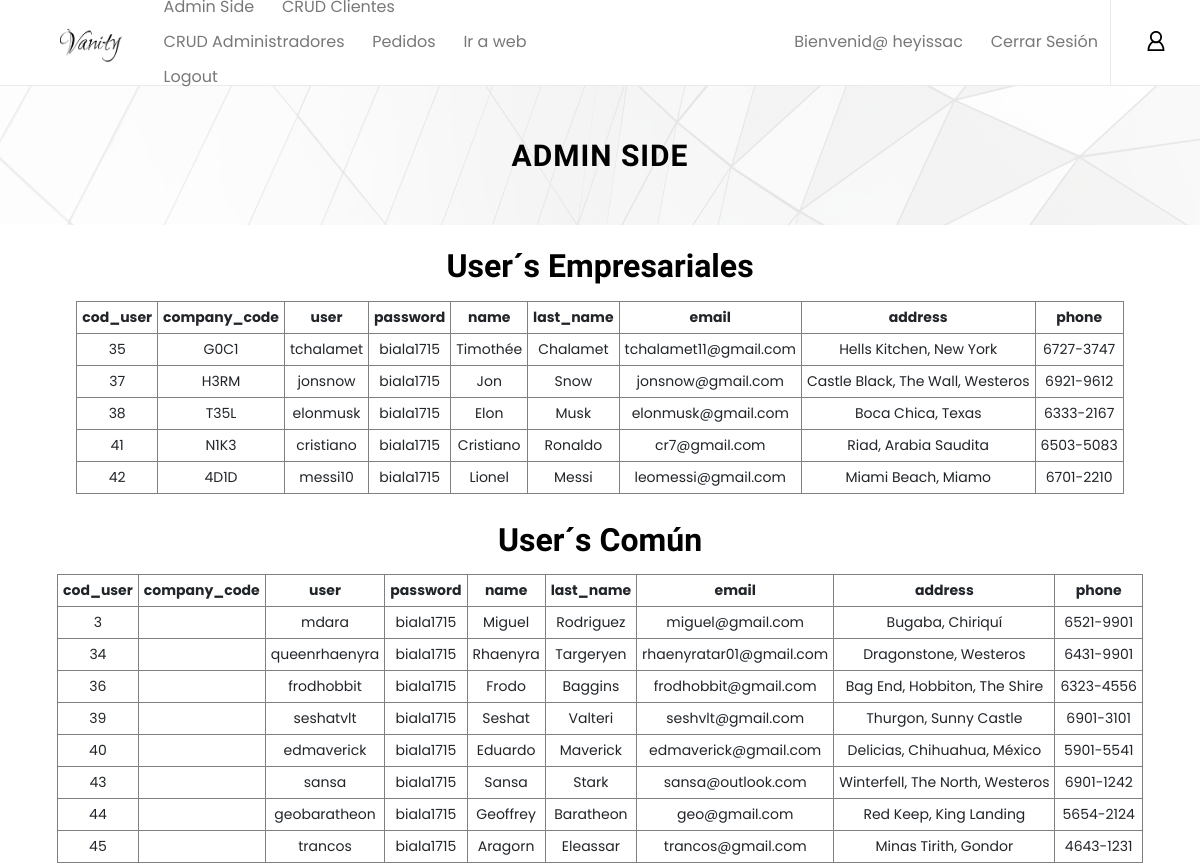
The page /admin-side.php (signed in) on the database its author committed.
### tables this page shows
CREATE TABLE `user` (
  `cod_user` int NOT NULL,
  `company_code` varchar(4) DEFAULT NULL,
  `user` varchar(25) NOT NULL,
  `password` varchar(255) NOT NULL,
  `name` varchar(15) NOT NULL,
  `last_name` varchar(15) NOT NULL,
  `email` varchar(255) NOT NULL,
  `address` varchar(255) NOT NULL,
  `phone` varchar(20) NOT NULL
);

### admin-side.php (the view, shortened to what this page needs)
<!DOCTYPE html>
<html lang="es">
<head>
    <?php
    require_once('dbconn.php');
    if (empty($_SESSION['user'])) {
        header("location: admin-login.php");
        exit;
    } else {
        $username = $_SESSION['user'];
    }
    ?>
    <link rel="stylesheet" href="assets/css/core-style.css">
    <link rel="stylesheet" href="assets/style.css">
</head>
<body>
    <header class="header_area">
        <div class="classy-nav-container breakpoint-off d-flex align-items-center justify-content-between">
            <nav class="classy-navbar" id="essenceNav">
                <a class="nav-brand" href="index.php"><img src="assets/img/core-img/logo.png" alt="" height="100px"
                        width="100px"></a>
                <div class="classy-menu">
                    <div class="classynav">
                        <ul>
                            <li><a href="admin-side.php">Admin Side</a></li>
                            <li><a href="crud-clientes.php">CRUD Clientes</a></li>
                            <li><a href="crud-admin.php">CRUD Administradores</a></li>
                            <li><a href="pedidos.php">Pedidos</a></li>
                            <li><a href="index.php">Ir a web</a></li>
                            <li><a href="logout-admin.php">Logout</a></li>
                        </ul>
                    </div>
                </div>
            </nav>
            <div class="header-meta d-flex clearfix justify-content-end">
                <?php
                if (isset($username)) {
                    ?>
                    <div class="classynav">
                        <ul>
                            <li><a href="#">Bienvenid@
                                    <?php echo "$username"; ?>
                                </a></li>
                            <li><a href="logout-admin.php">Cerrar Sesión</a></li>
                        </ul>
                    </div>
                    <?php
                }
                ?>
                <div class="user-login-info" id="userLoginInfo">
                    <a href="#"><img src="assets/img/core-img/user.svg" alt=""></a>
                </div>
            </div>
        </div>
    </header>
    <div class="breadcumb_area bg-img" style="background-image: url(assets/img/bg-img/breadcumb.jpg);">
        <div class="container h-100">
            <div class="row h-100 align-items-center">
                <div class="col-12">
                    <div class="page-title text-center">
                        <h2>Admin Side</h2>
                    </div>
                </div>
            </div>
        </div>
    </div>
    <?php
    global $dbconn;
    $sql = "SELECT * FROM user";
    $result = $dbconn->query($sql);
    $rowsWithCompanyCode = [];
    $rowsWithoutCompanyCode = [];
    if ($result->rowCount() > 0) {
        while ($row = $result->fetch(PDO::FETCH_ASSOC)) {
            if ($row['company_code'] !== null) {
                $rowsWithCompanyCode[] = $row;
            } else {
                $rowsWithoutCompanyCode[] = $row;
            }
        }
        echo "<br><div style='display: flex; justify-content:center;'><h2>User´s Empresariales</h2></div>";
        echo "<div style='display: flex; justify-content: center; text-aling: center; aling-items:center; padding: 5px;'>";
        echo "<table border='1' style='text-aling: center'>
            <tr>
                <th style='padding: 5px; text-align: center;'>cod_user</th>
                <th style='padding: 5px; text-align: center;'>company_code</th>
                <th style='padding: 5px; text-align: center;'>user</th>
                <th style='padding: 5px; text-align: center;'>password</th>
                <th style='padding: 5px; text-align: center;'>name</th>
                <th style='padding: 5px; text-align: center;'>last_name</th>
                <th style='padding: 5px; text-align: center;'>email</th>
                <th style='padding: 5px; text-align: center;'>address</th>
                <th style='padding: 5px; text-align: center;'>phone</th>
            </tr>";
        foreach ($rowsWithCompanyCode as $row) {
            echo "<tr>
                    <td style='padding: 5px; text-align: center;'>" . $row["cod_user"] . "</td>
                    <td style='padding: 5px; text-align: center;'>" . $row["company_code"] . "</td>
                    <td style='padding: 5px; text-align: center;'>" . $row["user"] . "</td>
                    <td style='padding: 5px; text-align: center;'>" . $row["password"] . "</td>
                    <td style='padding: 5px; text-align: center;'>" . $row["name"] . "</td>
                    <td style='padding: 5px; text-align: center;'>" . $row["last_name"] . "</td>
                    <td style='padding: 5px; text-align: center;'>" . $row["email"] . "</td>
                    <td style='padding: 5px; text-align: center;'>" . $row["address"] . "</td>
                    <td style='padding: 5px; text-align: center;'>" . $row["phone"] . "</td>
                </tr>";
        }
        echo "</table></div>";
        echo "<br><div style='display: flex; justify-content:center;'><h2>User´s Común</h2></div>";
        echo "<div style='display: flex; justify-content: center; text-aling: center; aling-items:center; padding: 5px;'>";
        echo "<table border='1'>
            <tr>
                <th style='padding: 5px; text-align: center;'>cod_user</th>
                <th style='padding: 5px; text-align: center;'>company_code</th>
                <th style='padding: 5px; text-align: center;'>user</th>
                <th style='padding: 5px; text-align: center;'>password</th>
                <th style='padding: 5px; text-align: center;'>name</th>
                <th style='padding: 5px; text-align: center;'>last_name</th>
                <th style='padding: 5px; text-align: center;'>email</th>
                <th style='padding: 5px; text-align: center;'>address</th>
                <th style='padding: 5px; text-align: center;'>phone</th>
            </tr>";
        foreach ($rowsWithoutCompanyCode as $row) {
            echo "<tr>
                    <td style='padding: 5px; text-align: center;'>" . $row["cod_user"] . "</td>
                    <td style='padding: 5px; text-align: center;'>" . $row["company_code"] . "</td>
                    <td style='padding: 5px; text-align: center;'>" . $row["user"] . "</td>
                    <td style='padding: 5px; text-align: center;'>" . $row["password"] . "</td>
                    <td style='padding: 5px; text-align: center;'>" . $row["name"] . "</td>
                    <td style='padding: 5px; text-align: center;'>" . $row["last_name"] . "</td>
                    <td style='padding: 5px; text-align: center;'>" . $row["email"] . "</td>
                    <td style='padding: 5px; text-align: center;'>" . $row["address"] . "</td>
                    <td style='padding: 5px; text-align: center;'>" . $row["phone"] . "</td>
                </tr>";
        }
        echo "</table></div>";
    } else {
        echo "No se encontraron resultados en la tabla 'user'.";
    }
    ?>
</body>
</html>

### assets/css/core-style.css (style rules this page uses)
* { margin: 0; padding: 0; }
body { font-family: "Poppins", sans-serif; font-size: 14px; background-color: #ffffff; margin-top: 85px; }
h1, h2, h3, h4, h5, h6 { color: #000000; line-height: 1.3; font-weight: 700; font-family: "Ubuntu", sans-serif; }
a { -webkit-transition: all 500ms ease 0s; transition: all 500ms ease 0s; text-decoration: none; outline: 0 solid transparent; color: #fbf5f5; font-weight: 600; font-size: 12px; }
ul, ol { margin: 0; }
ul li, ol li { list-style: none; }
img { height: auto; max-width: 100%; }
.bg-img { background-position: center center; background-size: cover; background-repeat: no-repeat; }
.header_area { position: fixed; z-index: 900; top: 0; left: 0; width: 100%; border-bottom: 1px solid #ebebeb; -webkit-transition-duration: 500ms; transition-duration: 500ms; }
.header_area .classy-navbar, .header_area .header-meta { -webkit-box-flex: 0; -ms-flex: 0 0 50%; flex: 0 0 50%; min-width: 50%; width: 50%; }
.header_area .classy-navbar { height: 85px; padding: 5px 0 5px 5%; }
.header_area .header-meta { height: 85px; position: relative; z-index: 1; }
.header_area .classynav ul li a { font-size: 16px; color: #787878; }
.header_area .favourite-area a, .header_area .user-login-info a, .header_area .cart-area a { position: relative; z-index: 1; -webkit-box-flex: 0; -ms-flex: 0 0 90px; flex: 0 0 90px; width: 90px; display: block; text-align: center; border-left: 1px solid #ebebeb; height: 100%; line-height: 80px; }
.header_area .favourite-area a img, .header_area .user-login-info a img, .header_area .cart-area a img { max-width: 20px; }
.breadcumb_area { position: relative; z-index: 1; width: 100%; height: 140px; }
.breadcumb_area:after { background-color: rgba(255, 255, 255, 0.9); position: absolute; width: 100%; height: 100%; left: 0; top: 0; z-index: -5; content: ''; }
.breadcumb_area .page-title h2 { font-size: 30px; text-transform: uppercase; font-weight: 700; font-family: "Ubuntu", sans-serif; letter-spacing: 1px; margin-bottom: 0; }

### rows shown on the page
user: cod_user "35", company_code "G0C1", user "tchalamet", password "biala1715", name "Timothée", last_name "Chalamet", email "tchalamet11@gmail.com", address "Hells Kitchen, New York", phone "6727-3747"
user: cod_user "37", company_code "H3RM", user "jonsnow", password "biala1715", name "Jon", last_name "Snow", email "jonsnow@gmail.com", address "Castle Black, The Wall, Westeros", phone "6921-9612"
user: cod_user "38", company_code "T35L", user "elonmusk", password "biala1715", name "Elon", last_name "Musk", email "elonmusk@gmail.com", address "Boca Chica, Texas", phone "6333-2167"
user: cod_user "41", company_code "N1K3", user "cristiano", password "biala1715", name "Cristiano", last_name "Ronaldo", email "cr7@gmail.com", address "Riad, Arabia Saudita", phone "6503-5083"
user: cod_user "42", company_code "4D1D", user "messi10", password "biala1715", name "Lionel", last_name "Messi", email "leomessi@gmail.com", address "Miami Beach, Miamo", phone "6701-2210"
user: cod_user "3", user "mdara", password "biala1715", name "Miguel", last_name "Rodriguez", email "miguel@gmail.com", address "Bugaba, Chiriquí", phone "6521-9901"
user: cod_user "34", user "queenrhaenyra", password "biala1715", name "Rhaenyra", last_name "Targeryen", email "rhaenyratar01@gmail.com", address "Dragonstone, Westeros", phone "6431-9901"
user: cod_user "36", user "frodhobbit", password "biala1715", name "Frodo", last_name "Baggins", email "frodhobbit@gmail.com", address "Bag End, Hobbiton, The Shire", phone "6323-4556"
user: cod_user "39", user "seshatvlt", password "biala1715", name "Seshat", last_name "Valteri", email "seshvlt@gmail.com", address "Thurgon, Sunny Castle", phone "6901-3101"
user: cod_user "40", user "edmaverick", password "biala1715", name "Eduardo", last_name "Maverick", email "edmaverick@gmail.com", address "Delicias, Chihuahua, México", phone "5901-5541"
user: cod_user "43", user "sansa", password "biala1715", name "Sansa", last_name "Stark", email "sansa@outlook.com", address "Winterfell, The North, Westeros", phone "6901-1242"
user: cod_user "44", user "geobaratheon", password "biala1715", name "Geoffrey", last_name "Baratheon", email "geo@gmail.com", address "Red Keep, King Landing", phone "5654-2124"
user: cod_user "45", user "trancos", password "biala1715", name "Aragorn", last_name "Eleassar", email "trancos@gmail.com", address "Minas Tirith, Gondor", phone "4643-1231"

### other values the page prints
$username "heyissac"
